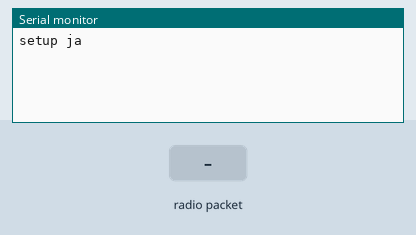
Recording of a sketch running on a simulated Arduino Uno, built with avr-gcc and run on an emulated ATmega328P. On the bench: the last lines printed to the serial monitor. Inputs (shaded band) come from the test bench. No radio packets arrive unless stated.

Above: at 1.2 s.
1.3 s: radio packet "1" arrives
At 1.9 s:
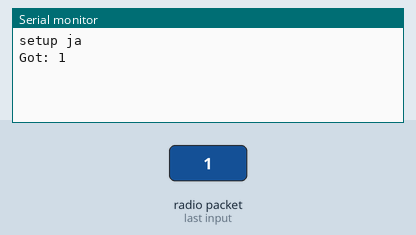
2.8 s: radio packet "0" arrives
At 3.2 s:
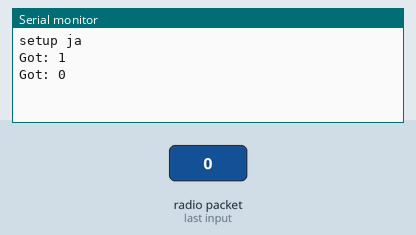
4.3 s: radio packet "2" arrives
At 5.4 s:
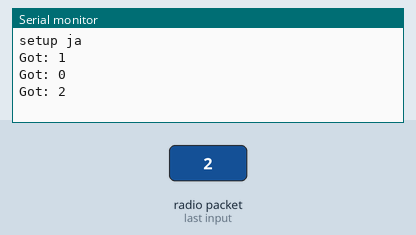

The sketch:

receiverting.ino
```cpp
// (licence header left out)
#include <VirtualWire.h>

void setup() {
  Serial.begin(9600);	// Debugging only
  Serial.println("setup ja");

  // Initialise the IO and ISR
  //vw_set_rx_pin(2);
  vw_setup(2000);   // Bits per sec
  vw_rx_start();       // Start the receiver PLL running
}

void loop() {

  uint8_t buf[VW_MAX_MESSAGE_LEN];
  uint8_t buflen = VW_MAX_MESSAGE_LEN;

  if (vw_get_message(buf, &buflen)) {
  	int i;

    digitalWrite(13, true); // Flash a light to show received good message
  	// Message with a good checksum received, dump it.
  	Serial.print("Got: ");

  	for (i = 0; i < buflen; i++) {
      Serial.write(buf[i]);
  	}

  	Serial.println("");
    digitalWrite(13, false);

  }

  delay(10);
}
```

Measured:
- after the input at 1.3 s, the serial monitor: prints a new line at once (image 1)
- after the input at 2.8 s, the serial monitor: prints a new line at once (image 2)
- after the input at 4.3 s, the serial monitor: prints a new line at once (image 3)
